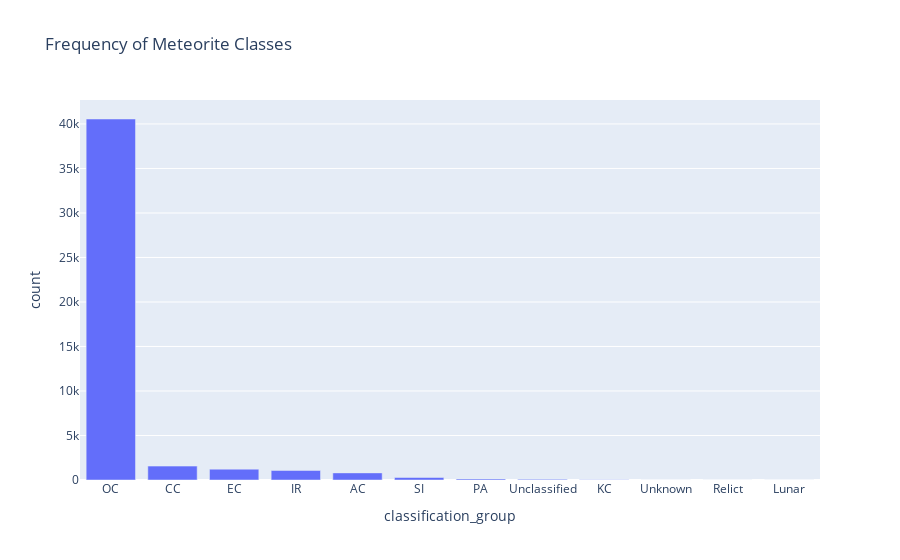

Notebook cell for this chart:
### Code cell
classification_counts = {
    'classification_group': ['OC', 'CC', 'EC', 'IR', 'AC', 'SI', 'PA', 'Unclassified', 'KC', 'Unknown', 'Relict', 'Lunar'],
    'count': [40557, 1559, 1218, 1069, 800, 281, 121, 75, 24, 7, 4, 1]
}

# Create a histogram
fig = px.bar(classification_counts, x='classification_group', y='count', title='Frequency of Meteorite Classes')
fig.show()

### Figure 1 — Plotly figure (JSON) as saved in the notebook; plotly's stock layout.template omitted (floating-point values rounded to 4 significant figures)
{"data": [{"alignmentgroup": "True", "hovertemplate": "classification_group=%{x}<br>count=%{y}<extra></extra>", "legendgroup": "", "marker": {"color": "#636efa", "pattern": {"shape": ""}}, "name": "", "offsetgroup": "", "orientation": "v", "showlegend": false, "textposition": "auto", "type": "bar", "x": ["OC", "CC", "EC", "IR", "AC", "SI", "PA", "Unclassified", "KC", "Unknown", "Relict", "Lunar"], "xaxis": "x", "y": [40557, 1559, 1218, 1069, 800, 281, 121, 75, 24, 7, 4, 1], "yaxis": "y"}], "layout": {"autosize": true, "barmode": "relative", "dragmode": "zoom", "legend": {"tracegroupgap": 0}, "title": {"text": "Frequency of Meteorite Classes"}, "xaxis": {"anchor": "y", "autorange": false, "domain": [0, 1], "range": [-0.5, 11.5], "title": {"text": "classification_group"}, "type": "category"}, "yaxis": {"anchor": "x", "autorange": false, "domain": [0, 1], "range": [0, 42690.0], "title": {"text": "count"}, "type": "linear"}}}
